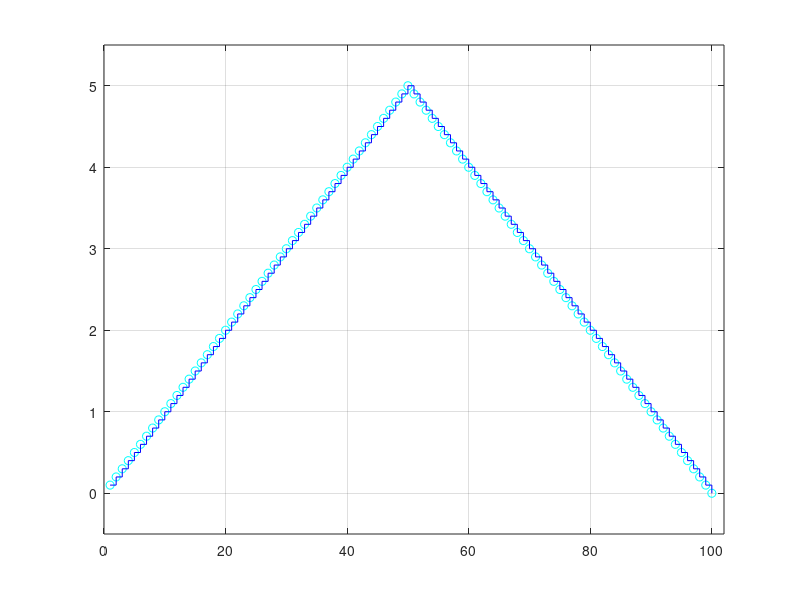

Recreate this plot in MATLAB. (Note: this script raises an error after producing the figure.)
function [curve_data] = murf_envelope_test(pot_pos, max_interval)
%MURF_TEST Create MuRF envelope curve
%   MURF_TEST creates the shape of the MuRF bandpass filter envelope curve.
%   Parameters: rise_precent, fall_percent, max_interval
%   Returns: curve_data
%
%   See also MURF, MURF_ENVELOPE.

	ref_voltage = 5;
	%min_pos = 1;
	%max_pos = 10;
	%interval = 0.2;
	%envelope_pos = min_pos:interval:max_pos;

	if nargin == 0
		max_interval = 100; % Units for DAC voltage curve
		pot_pos = 5; % Initial pot position (middle)
	end

	%change_up = ((((-1) - (max_pos / 2.0) + envelope_pos).^2) / ...
	%	ref_voltage) + 0.25;
	%change_down = ((((0.1) - (max_pos / 2.0) + envelope_pos).^2) / ...
	%	ref_voltage) + 0.25;

	%rise_intervals = ((rise_percent * max_interval) / 100.0); % + 0.01;
	%fall_intervals = ((fall_percent * max_interval) / 100.0);

	%curve_min = 2; % Don't go below this value for rise/fall curve
	%difference = ((sqrt(max_interval) - curve_min) / ...
    %    (max_interval / 2)) * -1;
	%curve_min = 1.41421356237310;
    % Don't go below this value for rise/fall curve
	
	%change_up = [(sqrt(max_interval):difference:curve_min).^2, ...
	%	(curve_min:(difference * -1):sqrt(max_interval)).^2]; 

	%change_down = [(sqrt((max_interval) - 25):difference:curve_min).^2, ...
	%	(curve_min:(difference * -1):sqrt(max_interval)).^2]; 

	%fprintf('Pot pos in curve: %d\n', ...
	%	get_pot_pos(max_interval, pot_pos));
		
	% Get current percent for rise/fall
	%current_rise_curve = ref_voltage / 2; %max_interval;
	%current_fall_curve = ref_voltage / 2;
	
	if pot_pos < 5
		current_rise_curve = ref_voltage / ...
            get_pot_pos(max_interval, pot_pos);
		current_fall_curve = ref_voltage / ...
			get_pot_pos(max_interval - (max_interval / 2.2), pot_pos);
	else
		current_rise_curve = ref_voltage / ...
			get_pot_pos(max_interval - (max_interval / 2.2), pot_pos);
		current_fall_curve = ref_voltage / ...
            get_pot_pos(max_interval, pot_pos);
	end

	if current_rise_curve > ref_voltage
		current_rise_curve = ref_voltage;
	end
	
	if current_fall_curve > ref_voltage
		current_fall_curve = ref_voltage;
	end

	rise_intervals = max_interval / (ref_voltage / current_rise_curve);
	fall_intervals = max_interval / (ref_voltage / current_fall_curve);
	
	fprintf('Rise/fall Intervals: %.4f / %.4f Potpos: %.4f\n', ...
        rise_intervals, fall_intervals, ...
        get_pot_pos(max_interval, pot_pos));
	
	rise_inc = ref_voltage / rise_intervals;
	fall_inc = ref_voltage / fall_intervals;
	
	if rise_inc > ref_voltage
		rise_inc = ref_voltage;
	end

	if fall_inc > ref_voltage
		fall_inc = ref_voltage;
	end

	fprintf('Inc: %.4f / %.4f\n', rise_inc, fall_inc);
	
	curve_data = zeros(1, ceil(rise_intervals + fall_intervals));
	change = 0;
	%curve_data(1) = 0; % Init
	
	if pot_pos > 5
		start_pos = max_interval - ...
            ceil(rise_intervals + 1 + fall_intervals);
        
        if start_pos < 1
            start_pos = 1;
        end
	else
		start_pos = 1;
	end

	fprintf('Start pos: %.2f / %.2f / %.2f\n', ...
		start_pos, rise_intervals, fall_intervals);
	%start_pos = 1;
	counter = 0;
	
	% Do rise
	for counter = start_pos:ceil(start_pos + rise_intervals)
		change = change + rise_inc;
		
		if change > ref_voltage
			change = ref_voltage;
		end
		
		curve_data(counter) = change;
	end
	
	temp_counter = counter;
	fprintf('Temp counter: %.2f\n', temp_counter);
	%return;
	
	% Do fall
	for counter = temp_counter:(ceil(fall_intervals) + temp_counter - 1)
		change = change - fall_inc;
        
        if change >= 0
            curve_data(counter) = change;
        else
            curve_data(counter) = 0;
        end
	end

	%subplot(2, 1, 1);
	%stairs(change_up, 'r-');
	%box off;
	%grid;
	%hold on;
	%stairs(change_down, 'g-');
	%hold off;
	%legend('Rise interval', 'Fall interval', 'Location', 'North');
	%axis tight;
	%enhancefigure('MuRF Rise/Fall Curve', 'Time', 'Rise and Fall');

	%subplot(2, 1, 2);
    clf;
	plot(curve_data, 'co');
	hold on;
	stairs(curve_data, 'b');
	hold off;
	grid;
	xlim([0, max_interval + 2]);
	ylim([-0.5, ref_voltage + 0.5]);
	enhancefigure('MuRF Envelope Curve', 'Time', 'Amplitude');
end

function pos_in_curve = get_pot_pos(max_elements, pot_pos)
	max_pos = 10;

	pos_in_curve = (((sqrt(max_elements) / max_pos) * (pot_pos - 5))^2)*4;
	
	if pos_in_curve < 2
		pos_in_curve = 2;
	end
end
